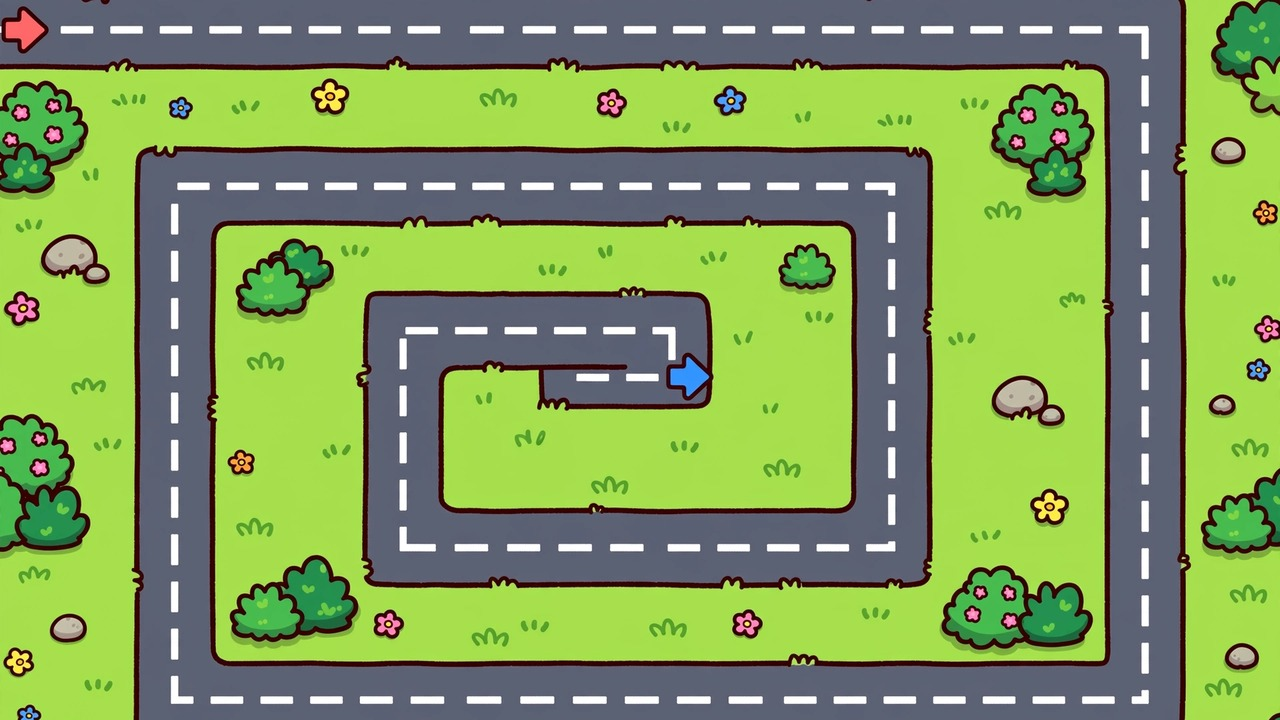
#> input picture games/dejban/godot/tools/map_scale_source/map_04.jpg, 1280 x 720 px, given in place of map_01.jpg, which was not available
$ python extract_map_routes.py map_scale_source/map_04.jpg
#> lines starting #> are read from the running program, lines starting #| are printed output that depends on the picture; after the words box and inside, x2 and y2 are one past the last pixel; in counts of white or black regions, pixels touching at a corner belong together; pictures that were not available may be replaced by others from this repository, and a replacement may not be noted
#!/usr/bin/env python3
"""استخراج مسیر دشمن و جایگاه‌های ساخت از جادهٔ آسفالت تصاویر نقشه.

هر تصویر نقشه دقیقاً ۱۲۸۰×۷۲۰ پیکسل است و همان اندازهٔ میدان بازی
(Balance.WORLD_SIZE)، پس هر پیکسل تصویر یک پیکسل دنیاست و تبدیل به واحد
کاشی ساده است: x/64 و y/72.

خروجی: tools/art_source/maps_v2/routes_extracted.json

    python3 tools/extract_map_routes.py [--write-maps-gd]
"""
from __future__ import annotations

import json
import os
import sys
from collections import deque

import numpy as np
from PIL import Image
from scipy import ndimage
from skimage.morphology import skeletonize

ROOT = os.path.dirname(os.path.dirname(os.path.abspath(__file__)))
SRC = os.path.join(ROOT, "assets", "sprites", "maps")
OUT_JSON = os.path.join(ROOT, "tools", "art_source", "maps_v2", "routes_extracted.json")

TILE_X, TILE_Y = 64.0, 72.0
W, H = 1280, 720
N_MAPS = 12

# قیدهای بازی (src/data/Balance.gd و tests/HeadlessTest.gd)
ROUTE_CLEARANCE = 46.0
KEEP_CLEARANCE = 76.0
TOWER_MIN_GAP = 54.0
PAD_MIN_ROAD = 90.0   # تست فقط ۸۰ می‌خواهد؛ حاشیهٔ امن‌تر
PAD_MIN_GAP = 58.0
SPUR_LEN = 46         # شاخه‌های ریز اسکلت که حذف می‌شوند


# ------------------------------------------------------------------ ماسک و اسکلت

def sharp_rect(img: Image.Image) -> tuple[int, int, int, int]:
    """کادر قسمت واضح تصویر؛ حاشیهٔ محو (پس‌زمینهٔ کشسان) بیرون می‌ماند."""
    gray = np.asarray(img.convert("L")).astype(np.float32)
    lap = np.abs(ndimage.laplace(gray))
    col = lap.mean(axis=0)
    row = lap.mean(axis=1)
    c_med = float(np.median(col)) or 1.0
    r_med = float(np.median(row)) or 1.0
    cols = np.nonzero(col > 0.25 * c_med)[0]
    rows = np.nonzero(row > 0.25 * r_med)[0]
    if len(cols) < 100 or len(rows) < 100:
        return 0, 0, W, H
    x0, x1 = int(cols[0]), int(cols[-1]) + 1
    y0, y1 = int(rows[0]), int(rows[-1]) + 1
    return max(0, x0 - 4), max(0, y0 - 4), min(W, x1 + 4), min(H, y1 + 4)


def road_mask(img: Image.Image, rect, dark_max=110, sat_max=24):
    a = np.asarray(img.convert("RGB")).astype(np.float32)
    mx = a.max(axis=2)
    mn = a.min(axis=2)
    sat = np.where(mx > 1, (mx - mn) / np.maximum(mx, 1), 0.0)
    mask = (mx < dark_max) & (sat < sat_max / 100.0)
    keep = np.zeros_like(mask)
    x0, y0, x1, y1 = rect
    keep[y0:y1, x0:x1] = True
    mask &= keep
    mask = ndimage.binary_closing(mask, np.ones((5, 5)))
    mask = ndimage.binary_opening(mask, np.ones((3, 3)))
    lab, n = ndimage.label(mask)
    if not n:
        return mask
    sizes = ndimage.sum(mask, lab, range(1, n + 1))
    return lab == int(np.argmax(sizes)) + 1


NEIGH = ((-1, -1), (-1, 0), (-1, 1), (0, -1), (0, 1), (1, -1), (1, 0), (1, 1))


def prune_spurs(skel: np.ndarray, min_len: int = SPUR_LEN) -> np.ndarray:
    """شاخه‌های کوتاه اسکلت (پهنای جاده، حاشیه‌ها) را می‌برد."""
    skel = skel.copy()
    h, w = skel.shape

    def nbrs(y, x):
        return [(ny, nx) for dy, dx in NEIGH
                for ny, nx in ((y + dy, x + dx),)
                if 0 <= ny < h and 0 <= nx < w and skel[ny, nx]]

    while True:
        removed = False
        ends = [(y, x) for y, x in zip(*np.nonzero(skel)) if len(nbrs(y, x)) == 1]
        for end in ends:
            path = [end]
            prev, cur = None, end
            while True:
                options = [p for p in nbrs(*cur) if p != prev]
                if not options:
                    break
                nxt = options[0]
                if len(nbrs(*nxt)) >= 3:
                    path.append(nxt)
                    break
                path.append(nxt)
                prev, cur = cur, nxt
                if len(path) > min_len:
                    break
            if len(path) <= min_len:
                for py, px in path[:-1] if len(path) > 1 else path:
                    if len(nbrs(py, px)) <= 2:
                        skel[py, px] = False
                        removed = True
        if not removed:
            return skel


# [28 lines left out: functions bfs, nbrs_of, not called in this run]


def centerline_path(mask):
    skel = prune_spurs(skeletonize(mask))
    lab, n = ndimage.label(skel, structure=np.ones((3, 3), int))
    if not n:
        raise RuntimeError("اسکلت جاده پیدا نشد")
    sizes = ndimage.sum(skel, lab, range(1, n + 1))
    skel = lab == int(np.argmax(sizes)) + 1
    ys, xs = np.nonzero(skel)
    a, _ = bfs((int(ys[0]), int(xs[0])), skel)
    path = bfs(a, skel, want_path=True)
    return [(float(x), float(y)) for y, x in path]


# ------------------------------------------------------------------ ساده‌سازی به قطعه‌های ۹۰ درجه

# [164 lines left out: functions resample, orthogonal_runs, relaxed_road, fix_ends, orient, sample, not called in this run]


def polyline_length(verts):
    return sum(float(np.hypot(verts[i + 1][0] - verts[i][0], verts[i + 1][1] - verts[i][1]))
               for i in range(len(verts) - 1))


# [6 lines left out: function dist_point_seg, not called in this run]


def dist_to_polyline(p, verts):
    return min(dist_point_seg(p, verts[i], verts[i + 1]) for i in range(len(verts) - 1))


# [70 lines left out: functions make_pads, emulate_build_checks, not called in this run]


def main():
    write_gd = "--write-maps-gd" in sys.argv
    result = {}
    print("%-8s %-11s %-6s %-7s %-7s %-6s %-6s %-6s %-7s" % (
        "map", "sharp", "رأس", "طول", "روی آسفالت", "p95", "pads", "spots", "placed"))
    for i in range(1, N_MAPS + 1):
        img = Image.open(os.path.join(SRC, "map_%02d.jpg" % i))
#> img is the input picture: PIL image 1280x720 RGB; mean R, G, B 128.5, 157.6, 90.9
        rect = sharp_rect(img)
#> in sharp_rect, `lap = np.abs(ndimage.laplace(gray))`:
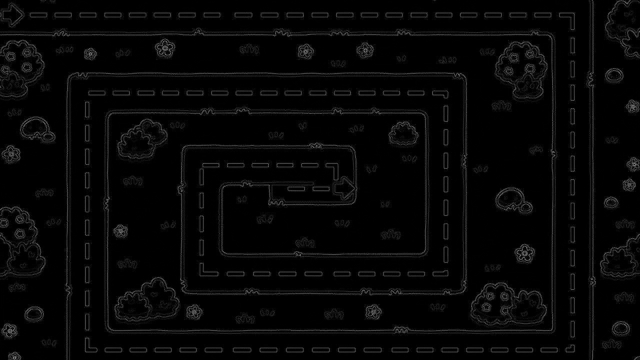
#> lap: shape (720, 1280) float32 (shown at 1/2 size); min 0, max 445, mean 11.9; drawn with min black and max white
#> in sharp_rect, `col = lap.mean(axis=0)`: col = 1280 values, max 101.5 at index 1186, min 0.00278 at index 1161, mean 11.9
#> in sharp_rect, `row = lap.mean(axis=1)`: row = 720 values, max 70.74 at index 70, min 1.85 at index 13, mean 11.9
#> in sharp_rect, `c_med = float(np.median(col)) or 1.0`: c_med = 10.59
#> in sharp_rect, `r_med = float(np.median(row)) or 1.0`: r_med = 9.43
#> in sharp_rect, `cols = np.nonzero(col > 0.25 * c_med)[0]`: cols = 1200 values from 0 to 1279
#> in sharp_rect, `rows = np.nonzero(row > 0.25 * r_med)[0]`: rows = 705 values from 0 to 719
#> in sharp_rect, `x0, x1 = int(cols[0]), int(cols[-1]) + 1`: x0 = 0; x1 = 1280
#> in sharp_rect, `y0, y1 = int(rows[0]), int(rows[-1]) + 1`: y0 = 0; y1 = 720
#> rect = (0, 0, 1280, 720)
        mask = road_mask(img, rect)
#> in road_mask, `sat = np.where(mx > 1, (mx - mn) / np.maximum(mx, 1), 0.0)`:
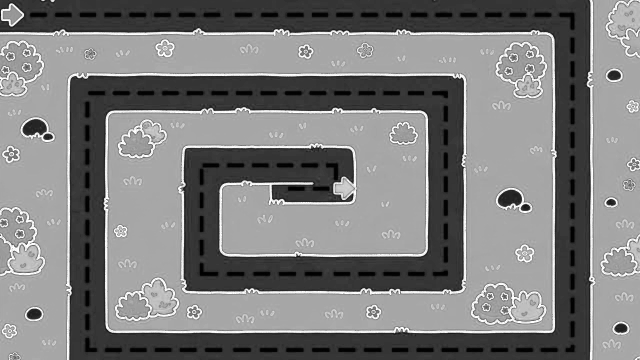
#> sat: shape (720, 1280) float32 (shown at 1/2 size); min 0, max 1, mean 0.488
#> in road_mask, `mask = (mx < dark_max) & (sat < sat_max / 100.0)`:
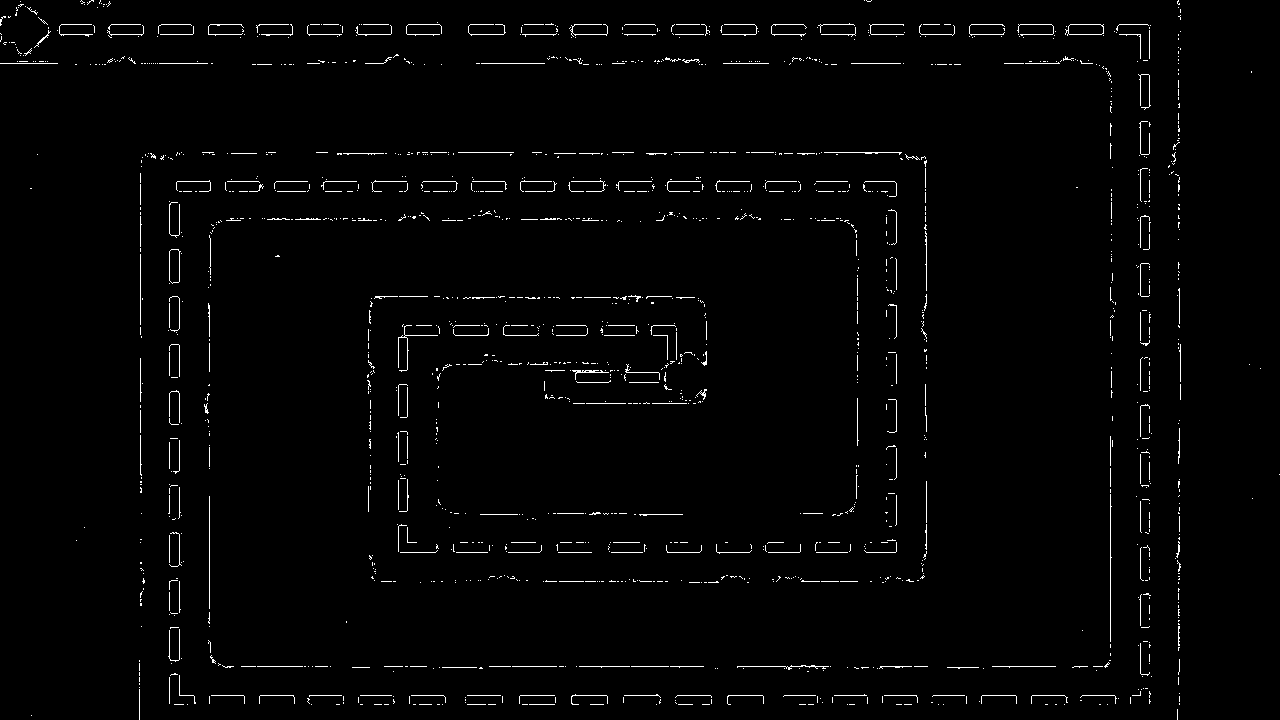
#> mask: shape (720, 1280) bool; 1.6% white in thin lines or dots
#> in road_mask, `x0, y0, x1, y1 = rect`: x0 = 0; x1 = 1280; y1 = 720
#> in road_mask, `lab, n = ndimage.label(mask)`: n = 110
#> in road_mask, `sizes = ndimage.sum(mask, lab, range(1, n + 1))`: sizes = 110 values, max 108 at index 38, min 9 at index 3, mean 19.99
#> in road_mask, `return lab == int(np.argmax(sizes)) + 1`:
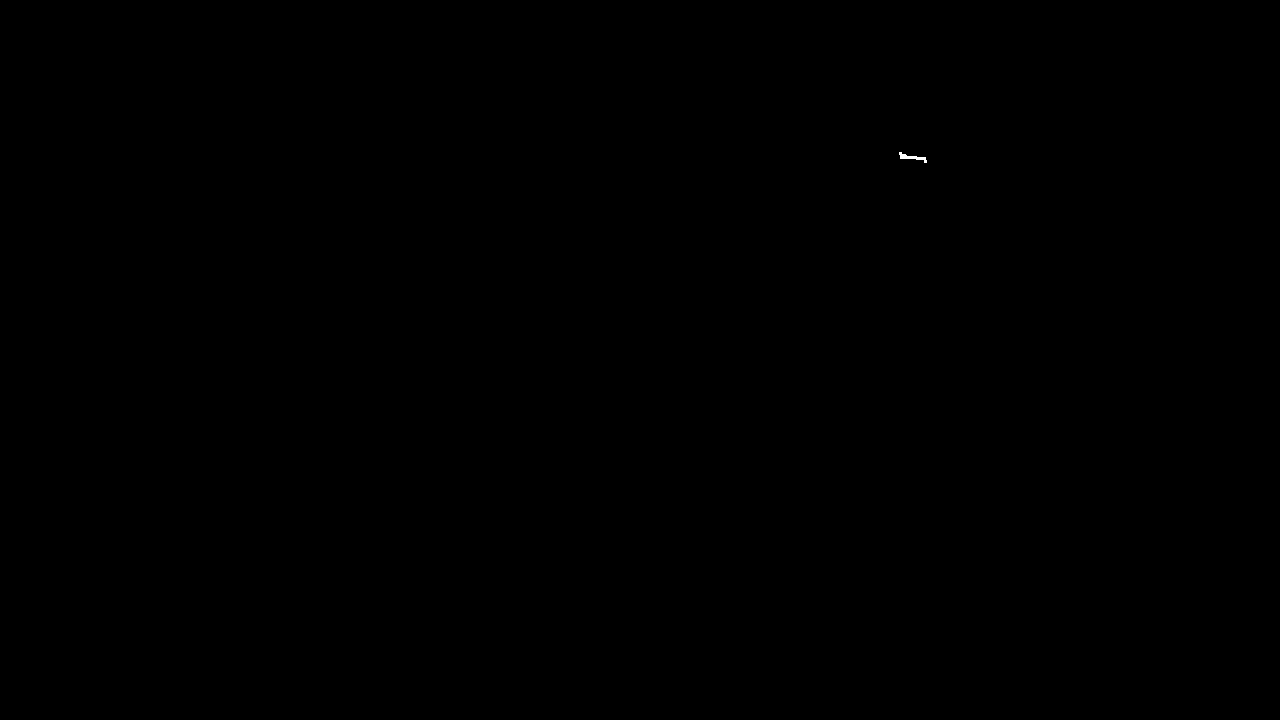
#> returned value: shape (720, 1280) bool; 0.01% white; 1 white region, box (x1, y1, x2, y2) and area: (899, 152, 927, 163) 108
        path = resample(centerline_path(mask), 4.0)
#> the loop in prune_spurs, `while True:` made 2 passes
#> ends on pass 1: [(152, 900), (161, 925)]
#> in centerline_path, `lab, n = ndimage.label(skel, structure=np.ones((3, 3), int))`: n = 0
        verts = orthogonal_runs(path)
        verts = fix_ends(verts, img, mask, rect)
        verts = orient(verts)

        d_road = ndimage.distance_transform_edt(~mask)
        pts = sample(verts)
        xi = np.clip(pts[:, 0].round().astype(int), 0, W - 1)
        yi = np.clip(pts[:, 1].round().astype(int), 0, H - 1)
        inside = float(mask[yi, xi].mean() * 100)
        p95 = float(np.percentile(d_road[yi, xi], 95))

        verts = [(round(x, 3), round(y, 3)) for x, y in verts]
        keep = verts[-1]
        pads = make_pads(verts, keep, mask, rect)
        check = emulate_build_checks(verts, pads, keep)
        result[i] = {"verts": verts, "pads": pads, "sharp_rect": list(rect),
                     "inside": inside, "p95": p95, "check": check}
        print("%-8d %-11s %-6d %-7.0f %-9.1f %-6.1f %-6d %-6d %-7d" % (
            i, "%d..%d" % (rect[0], rect[2]), len(verts), check["length"], inside,
            p95, len(pads), check["spots"], check["placed"]))
        if not (check["axis_aligned"] and check["right_angles"] and check["keep_equals_last"]):
            print("   ⚠ ایراد هندسی: %s" % {k: check[k] for k in
                  ("axis_aligned", "right_angles", "keep_equals_last")})
        if check["length"] <= 260.0 or check["spots"] < 40 or check["placed"] < 15:
            print("   ⚠ ایراد تست: طول=%0.f spots=%d placed=%d" % (
                check["length"], check["spots"], check["placed"]))
        if check["pad_min_dist"] < 80.0:
            print("   ⚠ سکوی نزدیک جاده: %.0f" % check["pad_min_dist"])

    os.makedirs(os.path.dirname(OUT_JSON), exist_ok=True)
    json.dump(result, open(OUT_JSON, "w"), ensure_ascii=False, indent=1)
    print("\nذخیره شد: %s" % os.path.relpath(OUT_JSON, ROOT))


if __name__ == "__main__":
#> (the run stopped early here; a loop or call above may not have finished)
